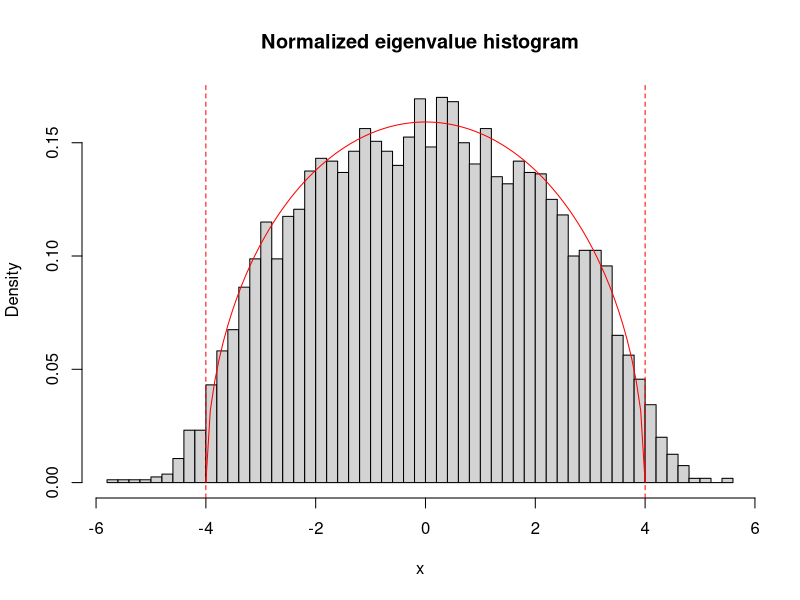

Reproduce this figure in R.
# This program plots a numerical histogram of the eigenvalue density of
# Gaussian random matrix ensembles (Orthogonal, Unitary and Symplectic).
# You will be asked to select the ensemble by providing the value of the
# Dyson beta index (1 for GOE, 2 for GUE, 4 for GSE), to provide the
# matrix size N, and to choose the number of matrices to be diagonalized.

# Reads the value of the Dyson beta index from the Command Window
prompt = "Choose value of beta (1 for GOE, 2 for GUE, 4 for GSE): "
beta = 1 # strtoi(readline(prompt))

# Reads the matrix size from the Command Window
prompt = "Choose matrix size: "
N = 8 # strtoi(readline(prompt))

# Reads the number of matrices to be diagonalized from the Command Window
prompt = "Choose number of matrices to be diagonalized: "
Nmatr = 1000 # strtoi(readline(prompt))

# x is an empty vector that will be used to collect all eigenvalues
x = c()

# The following if conditions select the proper ensemble and call the
# corresponding function Nmatr times in a loop. Matrices are diagonalized
# and the eigenvalues are collected in the vector x

rnorm_matrix <- function(N) {
    matrix(rnorm(N*N), nrow=N, ncol=N, byrow=TRUE)
}

if (beta == 1) { # Gaussian Orthogonal Ensemble
    bnd = sqrt(2*N)
    for (nm in 1:Nmatr) {
        M = rnorm_matrix(N)
        M = (M + t(M))/2
        y = eigen(M, symmetric=TRUE, only.values=TRUE)$values
        x = c(x, y)
    }
} else if (beta == 2) { # Gaussian Unitary Ensemble
    bnd = sqrt(4*N)
    for (nm in 1:Nmatr) {
        M = rnorm_matrix(N) + 1i*rnorm_matrix(N)
        M = (M + t(M))/2
        y = eigen(M, symmetric=TRUE, only.values=TRUE)$values
        x = c(x, y)
    }
} else if (beta == 4) { # Gaussian Symplectic Ensemble
    bnd = sqrt(8*N)
    for (nm in 1:Nmatr) {
        A = rnorm_matrix(N) + 1i*rnorm_matrix(N)
        B = rnorm_matrix(N) + 1i*rnorm_matrix(N)
        M = rbind(cbind(A, B), cbind(-Conj(B), Conj(A)))
        M = (M + t(M))/2
        y = unique(eigen(M, symmetric=TRUE, only.values=TRUE)$values)
        # The unique function gets rid of the double eigenvalues
        x = c(x, y)
    }
} else { # An error message is printed to screen if beta is different from 1, 2 or 4
    stop("Error: beta has to be equal to 1, 2, or 4")
}

# ------------------------------------------   
par(mfrow=c(1,1));
# 
hist(x, 50, freq=FALSE, 
     main="Normalized eigenvalue histogram")
abline(v=c(1,-1)*bnd, col="red", lty=2)

x2 <- seq(-1,1,length.out=100)*bnd
y2 <- sqrt(1-(x2/bnd)^2)/(2*pi)/sqrt(beta)
lines(x2, y2, col="red")


